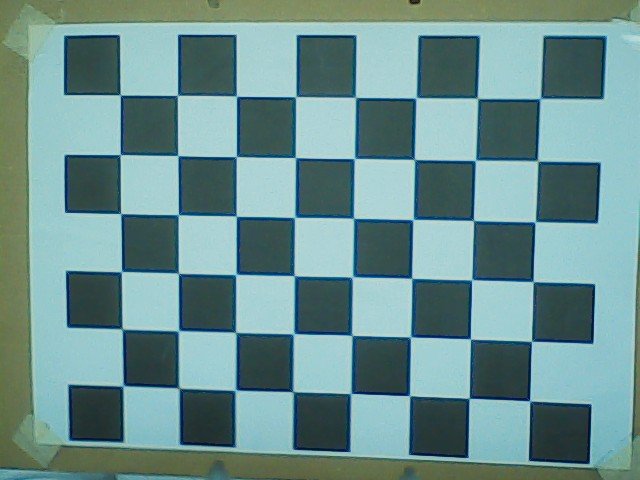
#> input picture assignment04/WIN_20251106_14_04_13_Pro.jpg, 640 x 480 px; its folder holds only this picture in this run
$ python cam_calib.py
#> lines starting #> are read from the running program, lines starting #| are printed output that depends on the picture; after the words box and inside, x2 and y2 are one past the last pixel; in counts of white or black regions, pixels touching at a corner belong together; long printed decimals are rounded
import numpy as np
import cv2 as cv
import glob

# termination criteria
criteria = (cv.TERM_CRITERIA_EPS + cv.TERM_CRITERIA_MAX_ITER, 30, 0.001)

# prepare object points, like (0,0,0), (1,0,0), (2,0,0) ....,(6,5,0)
objp = np.zeros((6*8,3), np.float32)
objp[:,:2] = np.mgrid[0:8,0:6].T.reshape(-1,2)

# Arrays to store object points and image points from all the images.
objpoints = [] # 3d point in real world space
imgpoints = [] # 2d points in image plane.

images = glob.glob('*.jpg')

for fname in images:
    img = cv.imread(fname)
#> img is the input picture: shape (480, 640, 3); mean B, G, R 143.3, 144.3, 108.5
    gray = cv.cvtColor(img, cv.COLOR_BGR2GRAY)
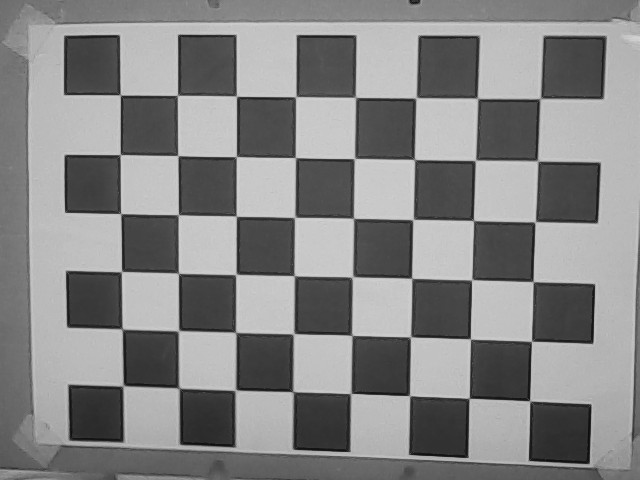
#> gray: shape (480, 640); min 11, max 215, mean 133.4

    # Find the chess board corners
    ret, corners = cv.findChessboardCorners(gray, (8,6), None)
#> ret = True; corners = 48 rows, first 8: [120.5, 94.58], [177.9, 96.18], [236.6, 96.83], [295.3, 97.11], [356.2, 95.91], [416, 98], [477.5, 98], [540, 98.5]

    # If found, add object points, image points (after refining them)
    if ret == True:
        objpoints.append(objp)

        corners2 = cv.cornerSubPix(gray,corners, (11,11), (-1,-1), criteria)
#> corners2 = 48 rows, first 8: [120.3, 95], [177.5, 95.38], [236.5, 96.29], [295.8, 96.72], [355.5, 97.48], [415.9, 97.96], [477.4, 98.38], [540.1, 98.57]
        imgpoints.append(corners2)

        # Draw and display the corners
        cv.drawChessboardCorners(img, (8,6), corners2, ret)
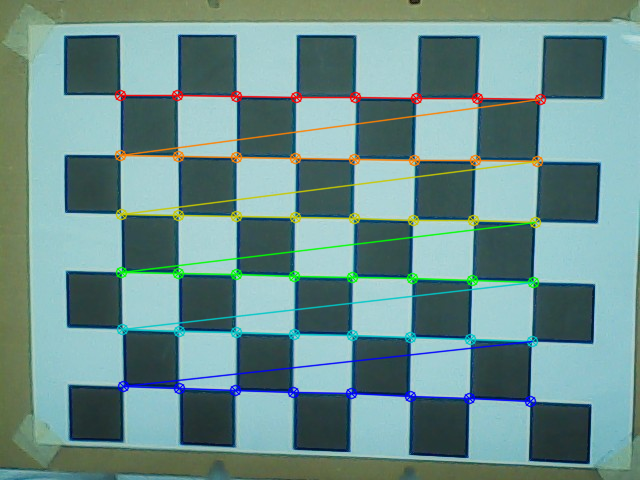
#> img: shape (480, 640, 3); 5.7% of pixels changed, all inside (x1, y1, x2, y2) = (114, 89, 547, 408)
        cv.imshow('img', img)
        cv.waitKey(500)

# cv.destroyAllWindows()


# Calibrate the camera
ret, mtx, dist, rvecs, tvecs = cv.calibrateCamera(objpoints, imgpoints, gray.shape[::-1], None, None)
#> ret = 0.228; mtx = [[679.5, 0, 375.2], [0, 679.7, 235.8], [0, 0, 1]]; dist = [[0.229, -1.15, 0.000459, 0.0113, 1.57]]; rvecs = ([0.0741, 0.0433, 0.0195],); tvecs = ([-4.33, -2.37, 11.52],)

print("Calibration successful:", ret)
#| Calibration successful: 0.228
print("\nCamera matrix:\n", mtx)
#| Camera matrix:
#|  [[679.467   0.         375.209]
#|  [  0.         679.656 235.802]
#|  [  0.           0.           1.        ]]
print("\nDistortion coefficients:\n", dist)
#| Distortion coefficients:
#|  [[ 2.29033552e-01 -1.15331778e+00  4.59378437e-04  1.12808714e-02
#|    1.57117226e+00]]
print("\nRotation:\n", rvecs[0])
#| Rotation:
#|  [[0.07411]
#|  [0.0433]
#|  [0.01946]]
print("\nTranslation:\n", tvecs[0])
#| Translation:
#|  [[-4.327]
#|  [-2.375]
#|  [11.517]]

# Save calibration results
np.savez("camera_calibration_9x7.npz", mtx=mtx, dist=dist, rvecs=rvecs, tvecs=tvecs)

# Optional: test undistortion on one image
img = cv.imread(images[0])
h, w = img.shape[:2]
#> h = 480; w = 640
newcameramtx, roi = cv.getOptimalNewCameraMatrix(mtx, dist, (w, h), 1, (w, h))
#> newcameramtx = [[680.8, 0, 381.2], [0, 677.5, 236], [0, 0, 1]]; roi = (2, 5, 637, 469)

# Undistort
dst = cv.undistort(img, mtx, dist, None, newcameramtx)
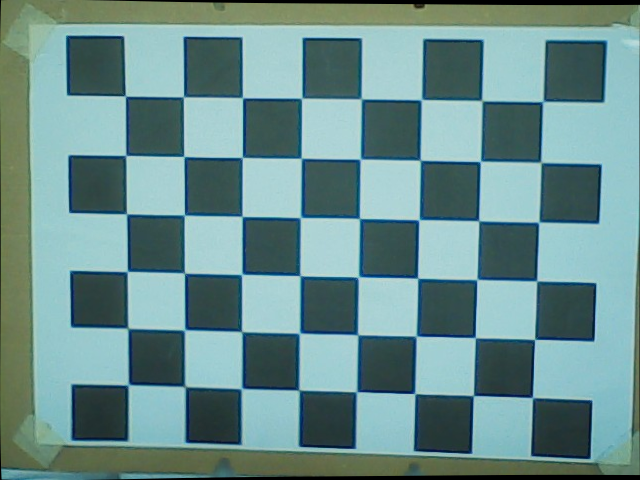
#> dst: shape (480, 640, 3); mean B, G, R 141.2, 142.3, 107

cv.imshow('Original', img)
cv.imshow('Undistorted', dst)
cv.waitKey(0)
cv.destroyAllWindows()

$ run again, on assignment04/WIN_20251106_14_05_29_Pro.jpg
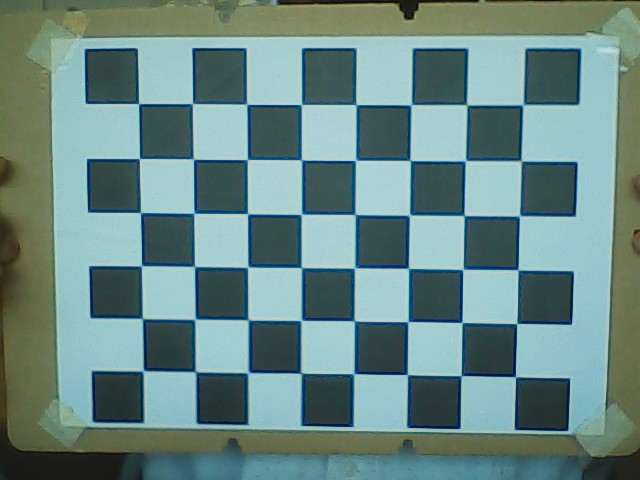
#> input picture assignment04/WIN_20251106_14_05_29_Pro.jpg, 640 x 480 px
#> img is the input picture: shape (480, 640, 3); mean B, G, R 132.8, 135.9, 105.7
#> `gray = cv.cvtColor(img, cv.COLOR_BGR2GRAY)`:
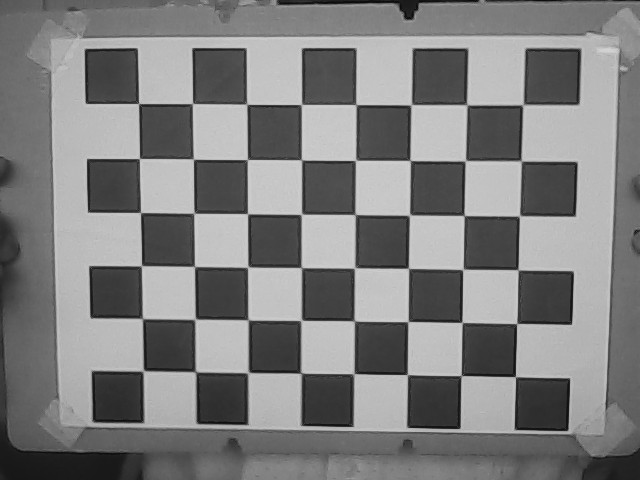
#> gray: shape (480, 640); min 5, max 212, mean 126.5
#> `ret, corners = cv.findChessboardCorners(gray, (8,6), None)`: ret = True; corners = 48 rows, first 8: [138.8, 103.4], [192.6, 103.4], [247, 104.8], [301.8, 104.1], [357, 104.7], [410.3, 105.6], [467, 105], [523, 105.5]
#> corners2 = 48 rows, first 8: [138.6, 103.6], [192.4, 103.6], [246.7, 104.3], [301.5, 104.5], [356, 104.7], [411.2, 104.8], [466.6, 104.8], [522.9, 104.7]
#> img: shape (480, 640, 3); 5.32% of pixels changed, all inside (x1, y1, x2, y2) = (133, 98, 530, 384)
#> `ret, mtx, dist, rvecs, tvecs = cv.calibrateCamera(objpoints, imgpoints..`: ret = 0.181; mtx = [[480.1, 0, 357.3], [0, 479, 236.4], [0, 0, 1]]; dist = [[0.128, -0.514, -0.00138, 0.00479, 0.73]]; rvecs = ([0.0549, 0.0144, 0.0086],); tvecs = ([-4.02, -2.44, 8.88],)
#| Calibration successful: 0.1812
#| Camera matrix:
#|  [[480.114   0.         357.266 ]
#|  [  0.         479.048 236.400]
#|  [  0.           0.           1.        ]]
#| Distortion coefficients:
#|  [[ 0.1284 -0.5138 -0.001383  0.004787  0.7298 ]]
#| Rotation:
#|  [[0.05487]
#|  [0.01442]
#|  [0.008601]]
#| Translation:
#|  [[-4.023]
#|  [-2.438]
#|  [ 8.877]]
#> newcameramtx = [[490.4, 0, 357.1], [0, 483.7, 235.9], [0, 0, 1]]; roi = (20, 16, 612, 446)
#> `dst = cv.undistort(img, mtx, dist, None, newcameramtx)`:
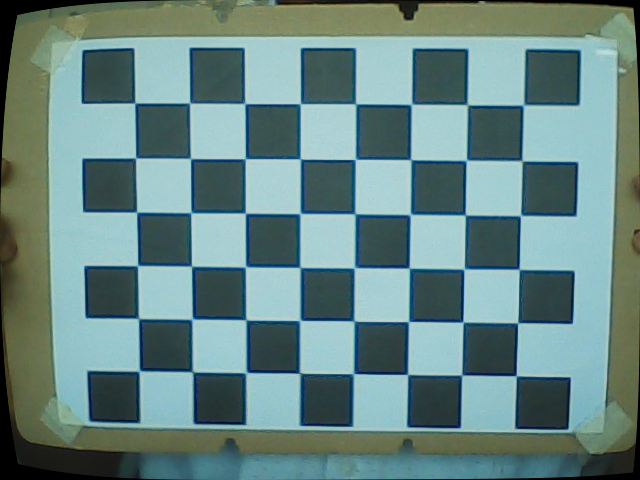
#> dst: shape (480, 640, 3); mean B, G, R 131.4, 133.8, 103.8

$ run again, on assignment04/WIN_20251106_14_05_42_Pro.jpg
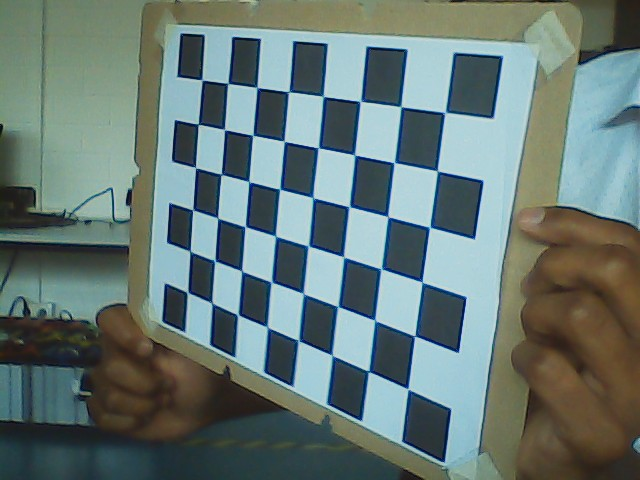
#> input picture assignment04/WIN_20251106_14_05_42_Pro.jpg, 640 x 480 px
#> img is the input picture: shape (480, 640, 3); mean B, G, R 117.6, 120.6, 103
#> `gray = cv.cvtColor(img, cv.COLOR_BGR2GRAY)`:
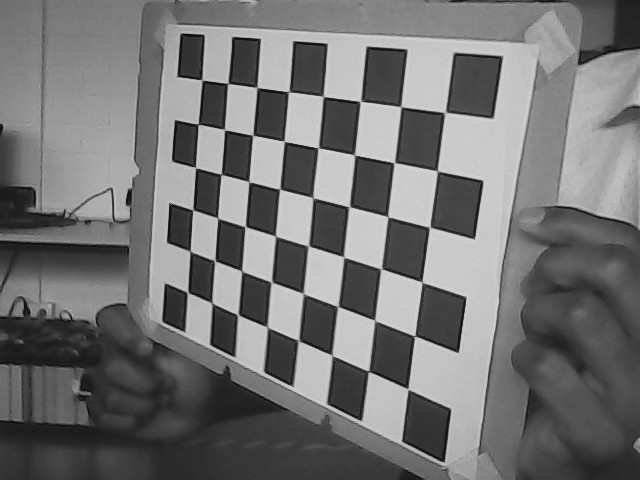
#> gray: shape (480, 640); min 7, max 220, mean 115
#> `ret, corners = cv.findChessboardCorners(gray, (8,6), None)`: ret = True; corners = 48 rows, first 8: [202, 79.99], [228.3, 83.34], [257.1, 87.41], [288.6, 91.54], [323.4, 96.72], [360.1, 101.5], [400.8, 106.5], [444.8, 112.5]
#> corners2 = 48 rows, first 8: [202.1, 79.97], [227.7, 83.44], [256.9, 87.54], [288.6, 91.71], [323.2, 96.45], [360.4, 101.5], [400.9, 106.7], [444.9, 112.5]
#> img: shape (480, 640, 3); 3.79% of pixels changed, all inside (x1, y1, x2, y2) = (181, 74, 452, 396)
#> `ret, mtx, dist, rvecs, tvecs = cv.calibrateCamera(objpoints, imgpoints..`: ret = 0.474; mtx = [[758.4, 0, 303.2], [0, 810.1, 276.5], [0, 0, 1]]; dist = [[-0.774, 18.64, 0.0147, -0.00475, -127.2]]; rvecs = ([0.19, 0.745, 0.19],); tvecs = ([-2.46, -4.46, 18.09],)
#| Calibration successful: 0.4739
#| Camera matrix:
#|  [[758.362   0.         303.229]
#|  [  0.         810.123 276.543]
#|  [  0.           0.           1.        ]]
#| Distortion coefficients:
#|  [[-7.73849953e-01  1.86379282e+01  1.46765247e-02 -4.75124351e-03
#|   -1.27196153e+02]]
#| Rotation:
#|  [[0.1902]
#|  [0.7454]
#|  [0.1904]]
#| Translation:
#|  [[-2.462]
#|  [-4.463]
#|  [18.090]]
#> newcameramtx = [[758.4, 0, 303.2], [0, 271.1, 407.4], [0, 0, 1]]; roi = (0, 315, 639, 160)
#> `dst = cv.undistort(img, mtx, dist, None, newcameramtx)`:
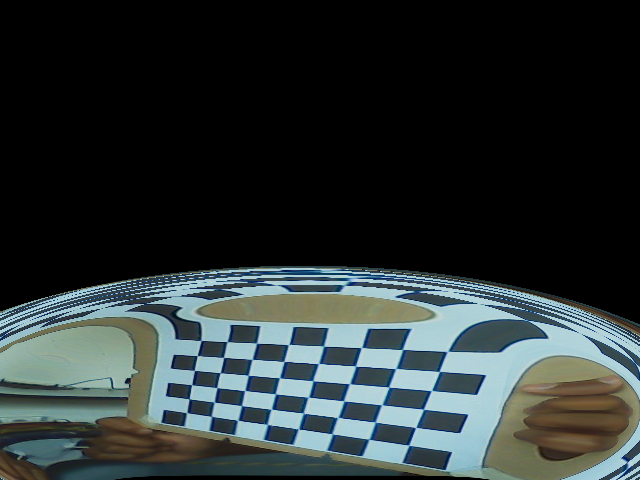
#> dst: shape (480, 640, 3); mean B, G, R 51, 51, 43

$ run again, on assignment04/WIN_20251106_14_04_18_Pro.jpg
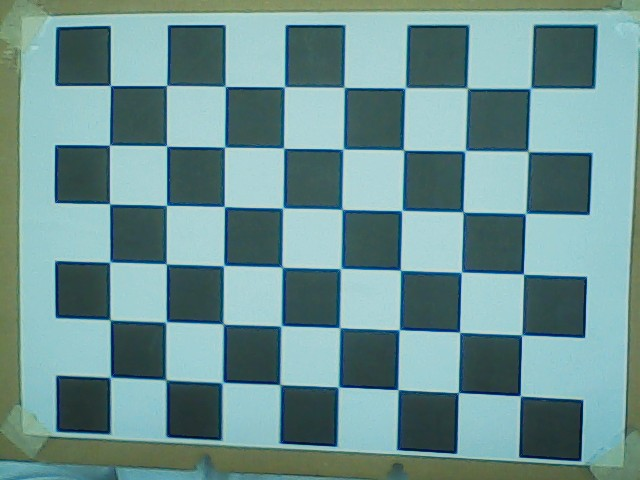
#> input picture assignment04/WIN_20251106_14_04_18_Pro.jpg, 640 x 480 px
#> img is the input picture: shape (480, 640, 3); mean B, G, R 146.1, 146.2, 109.3
#> `gray = cv.cvtColor(img, cv.COLOR_BGR2GRAY)`:
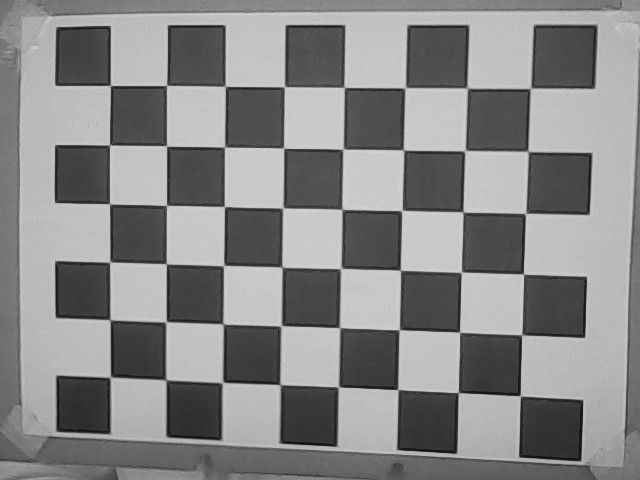
#> gray: shape (480, 640); min 11, max 216, mean 135.1
#> `ret, corners = cv.findChessboardCorners(gray, (8,6), None)`: ret = True; corners = 48 rows, first 8: [111.4, 85.2], [167.2, 85.34], [225.6, 85.56], [284.3, 87.83], [344, 87], [405.2, 89.62], [467, 88], [530.5, 88.5]
#> corners2 = 48 rows, first 8: [110.4, 85.49], [166.5, 85.51], [225.3, 86.48], [284.5, 86.8], [344.1, 87.49], [405.2, 87.98], [467, 88.18], [530.4, 88.4]
#> img: shape (480, 640, 3); 5.72% of pixels changed, all inside (x1, y1, x2, y2) = (104, 79, 537, 403)
#> `ret, mtx, dist, rvecs, tvecs = cv.calibrateCamera(objpoints, imgpoints..`: ret = 0.243; mtx = [[597.5, 0, 383.5], [0, 596.2, 234.7], [0, 0, 1]]; dist = [[0.155, -0.517, 0.000471, 0.00975, 0.441]]; rvecs = ([0.0508, 0.0602, 0.0237],); tvecs = ([-4.64, -2.52, 10.13],)
#| Calibration successful: 0.2432
#| Camera matrix:
#|  [[597.501    0.         383.473]
#|  [  0.         596.181 234.658]
#|  [  0.           0.           1.        ]]
#| Distortion coefficients:
#|  [[ 1.54891109e-01 -5.17183888e-01  4.71234302e-04  9.74946148e-03
#|    4.40772755e-01]]
#| Rotation:
#|  [[0.05077]
#|  [0.06022]
#|  [0.02374 ]]
#| Translation:
#|  [[-4.642]
#|  [-2.523]
#|  [10.127]]
#> newcameramtx = [[596.2, 0, 390.4], [0, 589.7, 234.9], [0, 0, 1]]; roi = (3, 7, 636, 465)
#> `dst = cv.undistort(img, mtx, dist, None, newcameramtx)`:
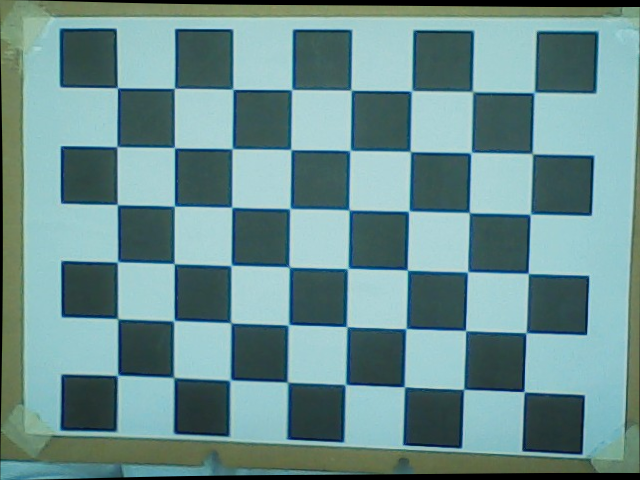
#> dst: shape (480, 640, 3); mean B, G, R 142.7, 142.8, 106.9
